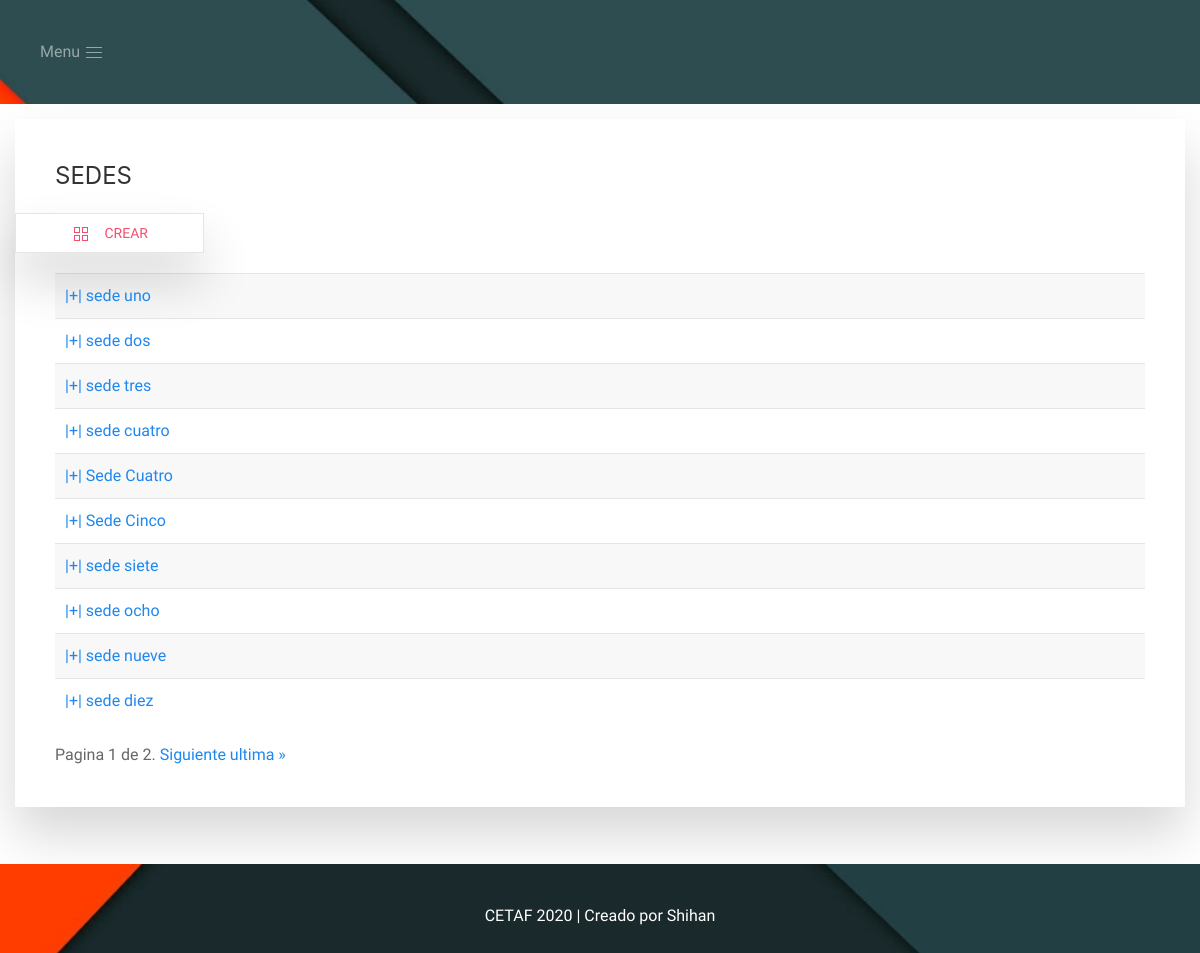
/sedes/, run on an earlier commit of the app's database.
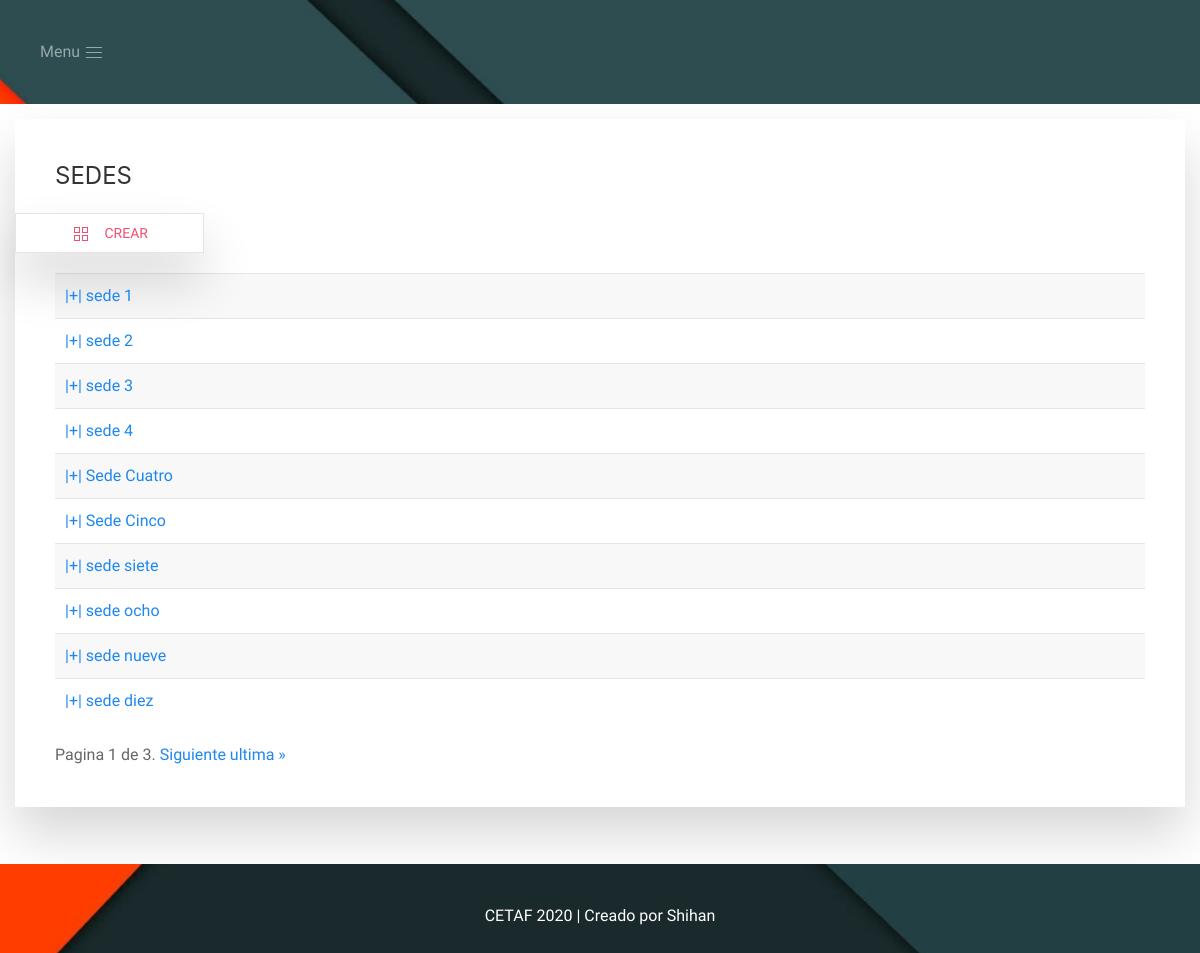
And on a later commit of the database.
### cetaf/models.py (models this page shows, shortened)
class Sede(models.Model):
    nombre = models.CharField(max_length=50)
    ciudad = models.CharField(max_length=50)

### cetaf/views.py (the view)
# urls.py: path('sedes/', views.lts_sedes, name='lts_sedes'),
def lts_sedes(request):
    lista = Sede.objects.all()
    paginador = Paginator(lista, 10)
    num_pagina = request.GET.get('page')
    obj_pagina = paginador.get_page(num_pagina)
    return render(request, 'sedes/index.html', {'obj_pagina': obj_pagina})

### cetaf/templates/sedes/index.html (shortened to what this page needs)
{% extends "home/index.html" %}
{% load static %}
{% block contenido %}
<div class="uk-card uk-card-default uk-card-body uk-align-center uk-box-shadow-xlarge uk-margin-small">
    <h3 class="uk-card-title">SEDES</h3>
    {% block contenido_sede %}
        <ul class="uk-nav-default uk-nav-parent-icon" uk-nav>
            <li class="uk-button uk-button-default uk-button-small uk-box-shadow-xlarge"><a class="uk-text-danger" href="{% url 'crear_sede' %}"><span class="uk-margin-small-right" uk-icon="icon: thumbnails"></span> Crear</a></li>
        </ul>
        <ul class="uk-list uk-list-striped">
            {% for sede in obj_pagina %}
                <li><a href="{% url 'detalle_sede' sede.id %}" uk-toggle>|+| {{sede.nombre}}</a></li>
            {% endfor %}
        </ul>
        <div>
          <span>
              <span>
                  Pagina {{ obj_pagina.number }} de {{ obj_pagina.paginator.num_pages }}.
              </span>
              {% if obj_pagina.has_next %}
                  <a href="?page={{ obj_pagina.next_page_number }}">Siguiente</a>
                  <a href="?page={{ obj_pagina.paginator.num_pages }}">ultima &raquo;</a>
              {% endif %}
          </span>
        </div>
    {% endblock contenido_sede %}
</div>
{% endblock %}

### cetaf/templates/home/index.html (shortened to what this page needs)
<!doctype html>
{% load static %}
<html lang="en" style="background:url({% static 'contenido/imagenes/fondo_64.jpg' %});
                        background-size: cover; background-attachment: fixed; background-repeat: no-repeat;">
    <head>
        <link rel="stylesheet" href="{% static 'contenido/uikit/uikit.min.css' %}">
        <link rel="stylesheet" href="{% static 'contenido/estilo.css' %}">
    </head>
    <body>
        <div class="uk-panel uk-padding uk-panel-transparent uk-light">
            <button class="uk-icon-link" type="button" uk-toggle="target: #menu-lateral" uk-icon="icon: menu">Menu </button>
        </div>
        <div class="uk-container uk-container-expand uk-overflow-auto uk-background-default uk-padding-small uk-dark" style="opacity:1; height:730px">
            {% block contenido %}{% endblock %}
        </div>
        <footer class="uk-padding" style="text-align:center; color:white;">
            <span>CETAF 2020 | Creado por Shihan</span>
        </footer>
    </body>
</html>

### cetaf/templates/home/index.html (style rules this page uses)
body { font-family: 'Inconsolata', monospace; }

What changed in the data, as far as the page shows it:
changed Sede: nombre "sede uno" → "sede 1"
changed Sede: nombre "sede dos" → "sede 2"
changed Sede: nombre "sede tres" → "sede 3"
changed Sede: nombre "sede cuatro" → "sede 4"
Also different on the page:
{{ obj_pagina.paginator.num_pages }}: "2" → "3"
